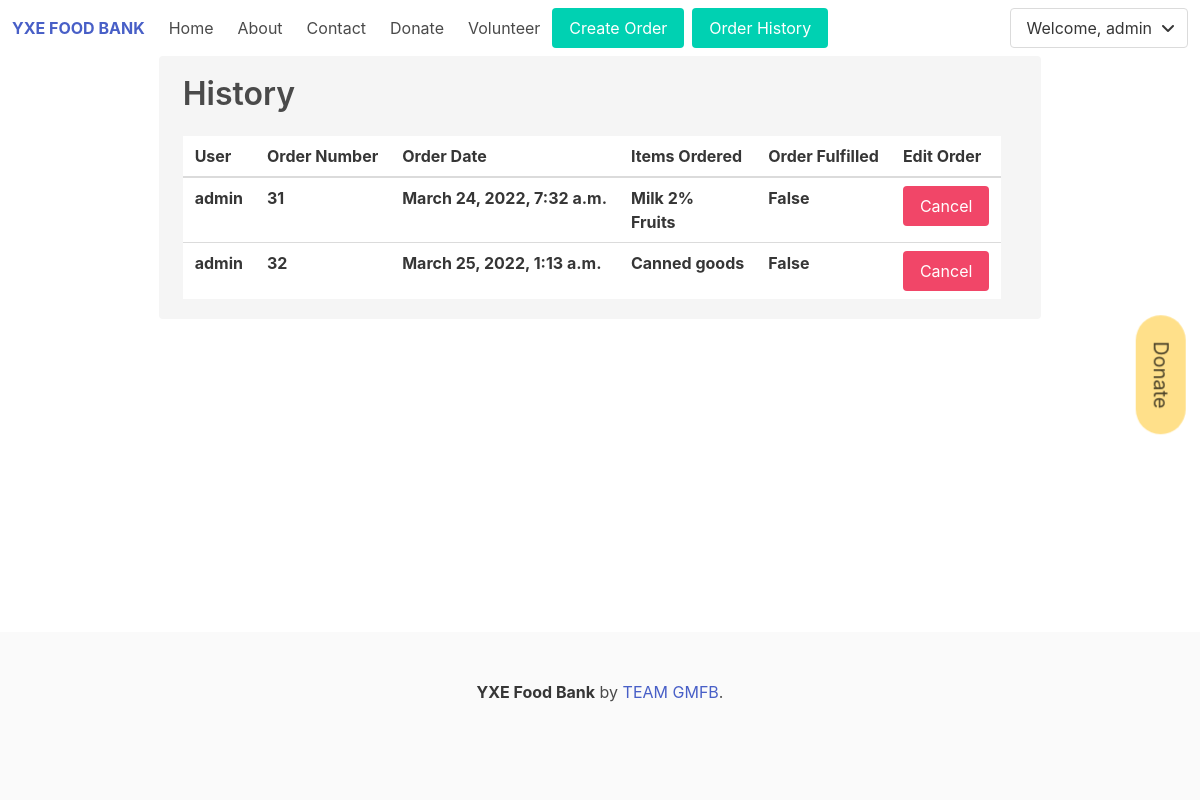
/history/ (signed in), run on an earlier commit of the app's database.
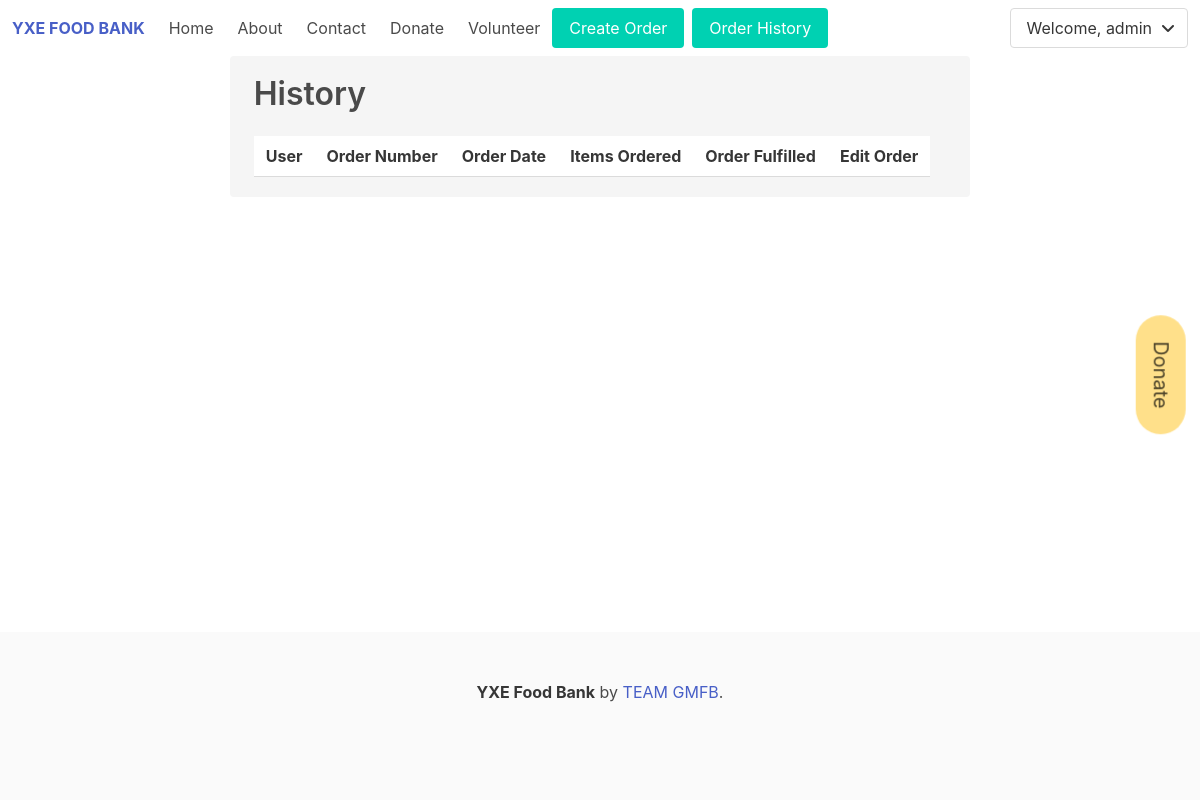
And on a later commit of the database.
### store/models.py (models this page shows, shortened)
class Form(models.Model):
    customer = models.ForeignKey(
        Account, on_delete=models.SET_NULL, blank=True, null=True)
    date_ordered = models.DateTimeField(auto_now_add=True)
    complete = models.BooleanField(default=False, null=True, blank=False)
    transaction_id = models.CharField(max_length=200, null=True)
    notes = models.CharField(default="No Comments", max_length=200, null=True)
    fufilled = models.BooleanField(default=False, null=True, blank=False)
    def __str__(self):
        return str(self.id)

class Formitems(models.Model):
    product = models.ForeignKey(
        Product, on_delete=models.SET_NULL, blank=True, null=True)
    form = models.ForeignKey(
        Form, on_delete=models.SET_NULL, blank=True, null=True)
    quantity = models.IntegerField(default=0, null=True, blank=True)
    date_added = models.DateTimeField(auto_now_add=True)

class Product(models.Model):
    name = models.CharField(max_length=200, null=True)
    quantity = models.IntegerField(default=0, null=True, blank=True)
    image = models.ImageField(null=True, blank=True)
    description = models.CharField(max_length=200, null=True)
    calories = models.IntegerField(default=0, null=True, blank=True)
    def __str__(self):
        return self.name

### account/models.py (models this page shows, shortened)
class Account(AbstractBaseUser):
    email = models.EmailField(verbose_name="email", max_length=60, unique=True)
    username = models.CharField(max_length=30, unique=True)
    date_joined = models.DateTimeField(
        verbose_name='date joined', auto_now_add=True)
    last_login = models.DateTimeField(verbose_name='last login', auto_now=True)
    is_admin = models.BooleanField(default=False)
    is_active = models.BooleanField(default=True)
    is_staff = models.BooleanField(default=False)
    is_superuser = models.BooleanField(default=False)
    phone = models.CharField(verbose_name="phone", max_length=10, unique=True)
    first_name = models.CharField(max_length=30)
    last_name = models.CharField(max_length=30)
    USERNAME_FIELD = 'username'
    REQUIRED_FIELDS = ['email', 'phone', 'first_name', 'last_name']
    objects = MyAccountManager()
    def __str__(self):
        return self.username

### userHist/views.py (the view)
# urls.py: path('history/', views.userHistPage, name="userHist"),
def userHistPage(request):
    user = request.user
    products = Product.objects.all()
    accounts = Account.objects.all()
    formitem = Formitems.objects.all()
    form = Form.objects.all().filter(customer=user).filter(complete=True) # Specified user verification check
    context = {'products':products,'account':accounts,'form': form, 'formitems':formitem}
    if (request.method == 'POST') and ('delete' in request.POST):
        item = request.POST.get('delete')
        for x in form.filter(transaction_id = item):    # Filters through items by specified transaction_id
            x.delete()  # Deletes form model values via specified transaction_id from previous line
            return redirect('userHist') # Refreshes website with updated changes
    return render(request, 'userHist.html', context)

### userHist/templates/userHist.html (shortened to what this page needs)
{% extends 'main.html' %} {% block content %}
<div class="container">
  <div class="notification is-secondary">
    <div class="title">History</div>
      <div class="table-container">
        <table class="table">
          <thead>
            <tr>
              <th>User</th>
              <th>Order Number</th>
              <th>Order Date</th>
              <th>Items Ordered</th>
              <th>Order Fulfilled</th>
              <th>Edit Order</th>
            </tr>
          </thead>
          <tbody>
            <tr>
              {% for x in form %}
              <th>{{ x.customer }}</th>
              <th>{{ x.transaction_id }}</th>
              <th>{{ x.date_ordered }}</th>
              <th>
              {% for y in formitems %}
              {% if x.transaction_id|stringformat:"s" == y.form|stringformat:"s" %}
              <dl>{{ y.product }}</dl>
              {% endif %}
              {% endfor %}
              </th>
              <th>{{ x.fufilled }}</th>
              {% if x.fufilled == False %}
              <th>
                <form method="POST">
                     <div class="buttons">
                       <button name="delete" value="{{x.transaction_id}}"
                         class="button is-danger">Cancel</button>
                     </div>
               </form>
              </th>
              {% else %}
              <th>Order Complete</th>
              {% endif %}
            </tr>
            {% endfor %}
          </tbody>
        </table>
      </div>
  </div>
</div>
{% endblock content %}

What changed in the data, as far as the page shows it:
removed Form: customer "admin", transaction_id "31", date_ordered "March 24, 2022, 7:32 a.m.", fufilled "False"
no longer on this page (row edited): Formitems: product "Milk 2%", shown under "admin"
no longer on this page (row edited): Formitems: product "Fruits", shown under "admin"
removed Form: customer "admin", transaction_id "32", date_ordered "March 25, 2022, 1:13 a.m.", fufilled "False"
no longer on this page (row edited): Formitems: product "Canned goods", shown under "admin"
